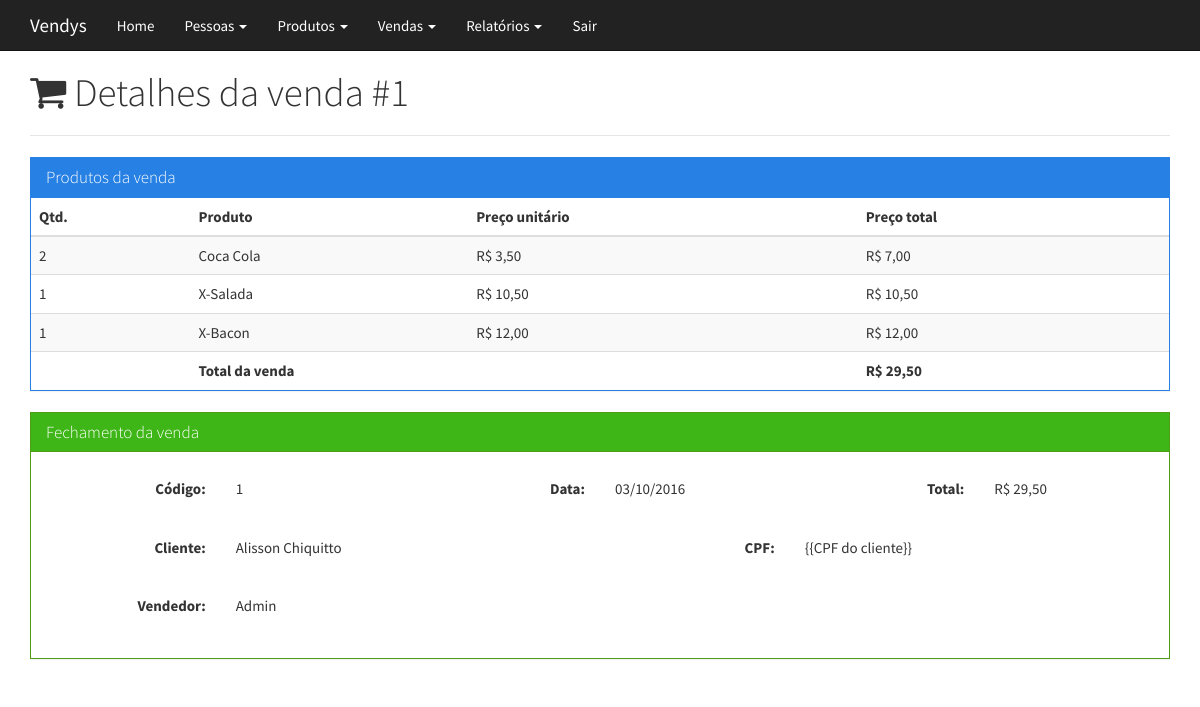
The app's page /venda-detalhes.php?idvenda=1 (signed in) with its own data.
### tables this page shows
CREATE TABLE IF NOT EXISTS `vendaitem` (
  `idproduto` INT(11) NOT NULL,
  `idvenda` INT NOT NULL,
  `preco` DECIMAL(8,2) NOT NULL,
  `precopago` DECIMAL(8,2) NOT NULL,
  `qtd` INT NULL,
  PRIMARY KEY (`idproduto`, `idvenda`),
  INDEX `fk_produto_has_venda_venda1_idx` (`idvenda` ASC),
  INDEX `fk_produto_has_venda_produto1_idx` (`idproduto` ASC),
  CONSTRAINT `fk_produto_has_venda_produto1`
    FOREIGN KEY (`idproduto`)
    REFERENCES `produto` (`idproduto`)
    ON DELETE NO ACTION
    ON UPDATE NO ACTION,
  CONSTRAINT `fk_produto_has_venda_venda1`
    FOREIGN KEY (`idvenda`)
    REFERENCES `venda` (`idvenda`)
    ON DELETE NO ACTION
    ON UPDATE NO ACTION);

CREATE TABLE IF NOT EXISTS `produto` (
  `idproduto` INT(11) NOT NULL AUTO_INCREMENT,
  `produto` VARCHAR(100) NOT NULL,
  `preco` DECIMAL(8,2) NOT NULL,
  `status` CHAR(1) NOT NULL,
  `idcategoria` INT NOT NULL,
  `saldo` INT NOT NULL,
  PRIMARY KEY (`idproduto`),
  INDEX `fk_produto_categoria_idx` (`idcategoria` ASC),
  CONSTRAINT `fk_produto_categoria`
    FOREIGN KEY (`idcategoria`)
    REFERENCES `categoria` (`idcategoria`)
    ON DELETE NO ACTION
    ON UPDATE NO ACTION);

CREATE TABLE IF NOT EXISTS `venda` (
  `idvenda` INT NOT NULL AUTO_INCREMENT,
  `data` DATETIME NULL,
  `idcliente` INT(11) NOT NULL,
  `status` CHAR(1) NULL,
  `idusuario` INT NOT NULL,
  PRIMARY KEY (`idvenda`),
  INDEX `fk_venda_cliente1_idx` (`idcliente` ASC),
  INDEX `fk_venda_usuario1_idx` (`idusuario` ASC),
  CONSTRAINT `fk_venda_cliente1`
    FOREIGN KEY (`idcliente`)
    REFERENCES `cliente` (`idcliente`)
    ON DELETE NO ACTION
    ON UPDATE NO ACTION,
  CONSTRAINT `fk_venda_usuario1`
    FOREIGN KEY (`idusuario`)
    REFERENCES `usuario` (`idusuario`)
    ON DELETE NO ACTION
    ON UPDATE NO ACTION);

CREATE TABLE IF NOT EXISTS `cliente` (
  `idcliente` INT(11) NOT NULL AUTO_INCREMENT,
  `nome` VARCHAR(100) NOT NULL,
  `email` VARCHAR(255) NOT NULL,
  `ativo` CHAR(1) NOT NULL,
  PRIMARY KEY (`idcliente`));

CREATE TABLE IF NOT EXISTS `usuario` (
  `idusuario` INT NOT NULL AUTO_INCREMENT,
  `nome` VARCHAR(45) NOT NULL,
  `email` VARCHAR(100) NOT NULL,
  `senha` CHAR(32) NOT NULL,
  `status` CHAR(1) NULL,
  PRIMARY KEY (`idusuario`));

### nav.php (called while the page is built)
<?php
include './views/nav.blade.php';

### venda-detalhes.php (the view, shortened to what this page needs)
<?php
require './lib/conexao.php';
$idvenda = (int) $_GET['idvenda'];
$sql = "Select
	v.idvenda,
	v.data,
	c.nome clienteNome,
	u.nome usuarioNome
From venda v
Inner Join cliente c
	On (c.idcliente = v.idcliente)
Inner Join usuario u
	On (u.idusuario = v.idusuario)
Where
    (v.idvenda = $idvenda)
    And (v.status = " . VENDA_FECHADA . ")";
$consulta = mysqli_query($con, $sql);
$venda = mysqli_fetch_assoc($consulta);
?>
<!DOCTYPE html>
<html lang="pt-br">
  <head>
    <?php headCss(); ?>
  </head>
  <body>
<?php include 'nav.php'; ?>
<div class="container">
<div class="page-header">
  <h1><i class="fa fa-shopping-cart"></i> Detalhes da venda #<?php echo $idvenda; ?></h1>
</div>
<div class="panel panel-primary">
  <div class="panel-heading">
    <h3 class="panel-title">Produtos da venda</h3>
  </div>
  <table class="table table-striped table-hover">
    <thead>
      <tr>
        <th>Qtd.</th>
        <th>Produto</th>
        <th>Preço unitário</th>
        <th>Preço total</th>
      </tr>
    </thead>
    <tbody>
        <?php
        $sql = "Select
	v.idproduto,
	p.produto,
	v.precopago,
	v.qtd
From vendaitem v
Inner Join produto p
	On (p.idproduto = v.idproduto)
Where (v.idvenda = $idvenda)";
        $consulta = mysqli_query($con, $sql);
        $vendaTotal = 0;
        while($produto = mysqli_fetch_assoc($consulta)) {
            $total = $produto['qtd'] * $produto['precopago'];
            $vendaTotal += $total;
        ?>
      <tr>
        <td><?php echo $produto['qtd']; ?></td>
        <td><?php echo $produto['produto']; ?></td>
        <td>R$ <?php echo number_format($produto['precopago'], 2, ',', '.'); ?></td>
        <td>R$ <?php echo number_format($total, 2, ',', '.'); ?></td>
      </tr>
        <?php } ?>
    </tbody>
    <tfoot>
      <tr>
        <th></th>
        <th colspan="2">Total da venda</th>
        <th>R$ <?php echo number_format($vendaTotal, 2, ',', '.'); ?></th>
      </tr>
    </tfoot>
  </table>
</div>
<form class="form-horizontal" method="post" action="venda-fechar.php">
<div class="panel panel-success">
  <div class="panel-heading">
    <h3 class="panel-title">Fechamento da venda</h3>
  </div>
  <div class="panel-body">
    <div class="form-group">
      <label for="fcliente" class="col-sm-2 control-label">Código:</label>
      <div class="col-sm-2">
        <p class="form-control-static"><?php echo $idvenda; ?></p>
      </div>
      <label for="fcliente" class="col-sm-2 control-label">Data:</label>
      <div class="col-sm-2">
          <p class="form-control-static"><?php echo date('d/m/Y', strtotime($venda['data'])); ?></p>
      </div>
      <label for="fcliente" class="col-sm-2 control-label">Total:</label>
      <div class="col-sm-2">
        <p class="form-control-static">R$ <?php echo number_format($vendaTotal, 2, ',', '.'); ?></p>
      </div>
    </div>
    <div class="form-group">
      <label for="fcliente" class="col-sm-2 control-label">Cliente:</label>
      <div class="col-sm-4">
        <p class="form-control-static"><?php echo $venda['clienteNome']; ?></p>
      </div>
      <label for="fcliente" class="col-sm-2 control-label">CPF:</label>
      <div class="col-sm-4">
        <p class="form-control-static">{{CPF do cliente}}</p>
      </div>
    </div>
    <div class="form-group">
      <label for="fcliente" class="col-sm-2 control-label">Vendedor:</label>
      <div class="col-sm-4">
        <p class="form-control-static"><?php echo $venda['usuarioNome']; ?></p>
      </div>
    </div>
  </div>
</div>
</form>
</div>
  </body>
</html>

### lib/funcoes.php (shortened to what this page needs)
<?php
function headCss() {
?>
<link href="./lib/bootstrap/css/bootstrap.min.css" rel="stylesheet">
<?php headCssTema(TWITTER_BOOTSTRAP_TEMA); ?>
<link href="./lib/font-awesome/css/font-awesome.min.css" rel="stylesheet">
<link href="./lib/estilos.css" rel="stylesheet"><?php
}
function headCssTema($tema=null) {
    $href = '';
    switch($tema) {
        case 'cosmo':
        case 'cyborg':
        case 'darkly':
        case 'journal':
        case 'readable':
        case 'sandstone':
        case 'simplex':
        case 'slate':
        case 'superhero':
        case 'yeti':
            $href = "./lib/bootswatch/$tema/bootstrap.min.css";
            break;
    }
    if ($href) {
        ?><link href="<?php echo $href; ?>" rel="stylesheet"><?php
    }
}
	?><script>

### views/nav.blade.php (shortened to what this page needs)
<nav class="navbar navbar-default navbar-fixed-top" role="navigation">
  <div class="container">
    <div class="navbar-header">
      <a class="navbar-brand" href="#">Vendys</a>
    </div>
    <div class="collapse navbar-collapse" id="nav1">
      <ul class="nav navbar-nav">
        <li><a href="./">Home</a></li>
        <li class="dropdown">
          <a href="#" class="dropdown-toggle" data-toggle="dropdown">Pessoas <b class="caret"></b></a>
        </li>
        <li class="dropdown">
          <a href="#" class="dropdown-toggle" data-toggle="dropdown">Produtos <b class="caret"></b></a>
        </li>
        <li class="dropdown">
          <a href="#" class="dropdown-toggle" data-toggle="dropdown">Vendas <b class="caret"></b></a>
        </li>
        <li class="dropdown">
          <a href="#" class="dropdown-toggle" data-toggle="dropdown">Relatórios <b class="caret"></b></a>
        </li>
        <li><a href="./logout">Sair</a></li>
      </ul>
  </div>
</nav>

### records on screen
vendaitem: qtd "2", idproduto.produto "Coca Cola", precopago "3,50", total "7,00"
vendaitem: qtd "1", idproduto.produto "X-Salada", precopago "10,50", total "10,50"
vendaitem: qtd "1", idproduto.produto "X-Bacon", precopago "12,00", total "12,00"
venda: data "03/10/2016", idcliente.nome "Alisson Chiquitto", idusuario.nome "Admin"

### other values on screen
$idvenda "1"
$vendaTotal "29,50"
